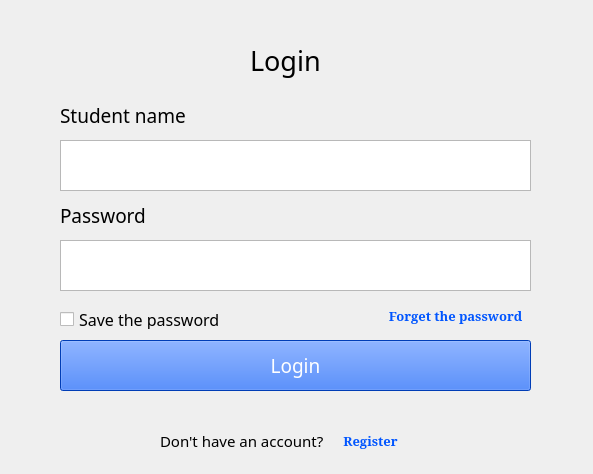
<?xml version="1.0" encoding="UTF-8"?>
<ui version="4.0">
 <class>Login</class>
 <widget class="QWidget" name="Login">
  <property name="geometry">
   <rect>
    <x>0</x>
    <y>0</y>
    <width>593</width>
    <height>474</height>
   </rect>
  </property>
  <property name="font">
   <font>
    <family>微软雅黑</family>
    <pointsize>14</pointsize>
   </font>
  </property>
  <property name="windowTitle">
   <string>Form</string>
  </property>
  <widget class="QLabel" name="label">
   <property name="geometry">
    <rect>
     <x>250</x>
     <y>20</y>
     <width>81</width>
     <height>81</height>
    </rect>
   </property>
   <property name="font">
    <font>
     <family>微软雅黑</family>
     <pointsize>20</pointsize>
    </font>
   </property>
   <property name="text">
    <string>Login</string>
   </property>
  </widget>
  <widget class="QLabel" name="label_2">
   <property name="geometry">
    <rect>
     <x>60</x>
     <y>100</y>
     <width>141</width>
     <height>31</height>
    </rect>
   </property>
   <property name="font">
    <font>
     <family>微软雅黑</family>
     <pointsize>14</pointsize>
    </font>
   </property>
   <property name="text">
    <string>Student name</string>
   </property>
  </widget>
  <widget class="QLabel" name="label_3">
   <property name="geometry">
    <rect>
     <x>60</x>
     <y>200</y>
     <width>111</width>
     <height>31</height>
    </rect>
   </property>
   <property name="font">
    <font>
     <family>微软雅黑</family>
     <pointsize>14</pointsize>
    </font>
   </property>
   <property name="text">
    <string>Password</string>
   </property>
  </widget>
  <widget class="QTextEdit" name="textStudentID">
   <property name="geometry">
    <rect>
     <x>60</x>
     <y>140</y>
     <width>471</width>
     <height>51</height>
    </rect>
   </property>
   <property name="font">
    <font>
     <family>微软雅黑</family>
     <pointsize>16</pointsize>
    </font>
   </property>
  </widget>
  <widget class="QTextEdit" name="textPassword">
   <property name="geometry">
    <rect>
     <x>60</x>
     <y>240</y>
     <width>471</width>
     <height>51</height>
    </rect>
   </property>
   <property name="font">
    <font>
     <family>微软雅黑</family>
     <pointsize>16</pointsize>
    </font>
   </property>
   <property name="html">
    <string>&lt;!DOCTYPE HTML PUBLIC &quot;-//W3C//DTD HTML 4.0//EN&quot; &quot;http://www.w3.org/TR/REC-html40/strict.dtd&quot;&gt;
&lt;html&gt;&lt;head&gt;&lt;meta name=&quot;qrichtext&quot; content=&quot;1&quot; /&gt;&lt;style type=&quot;text/css&quot;&gt;
p, li { white-space: pre-wrap; }
&lt;/style&gt;&lt;/head&gt;&lt;body style=&quot; font-family:'微软雅黑'; font-size:16pt; font-weight:400; font-style:normal;&quot;&gt;
&lt;p style=&quot;-qt-paragraph-type:empty; margin-top:0px; margin-bottom:0px; margin-left:0px; margin-right:0px; -qt-block-indent:0; text-indent:0px;&quot;&gt;&lt;br /&gt;&lt;/p&gt;&lt;/body&gt;&lt;/html&gt;</string>
   </property>
  </widget>
  <widget class="QPushButton" name="btnLogin">
   <property name="geometry">
    <rect>
     <x>60</x>
     <y>340</y>
     <width>471</width>
     <height>51</height>
    </rect>
   </property>
   <property name="font">
    <font>
     <family>微软雅黑</family>
     <pointsize>14</pointsize>
    </font>
   </property>
   <property name="styleSheet">
    <string notr="true">color: rgb(255, 255, 255);
background-color: rgb(0, 85, 255);</string>
   </property>
   <property name="text">
    <string>Login</string>
   </property>
  </widget>
  <widget class="QLabel" name="label_4">
   <property name="geometry">
    <rect>
     <x>160</x>
     <y>420</y>
     <width>181</width>
     <height>41</height>
    </rect>
   </property>
   <property name="font">
    <font>
     <family>微软雅黑</family>
     <pointsize>11</pointsize>
    </font>
   </property>
   <property name="text">
    <string>Don't have an account? </string>
   </property>
  </widget>
  <widget class="QCheckBox" name="checkBox">
   <property name="geometry">
    <rect>
     <x>60</x>
     <y>310</y>
     <width>191</width>
     <height>19</height>
    </rect>
   </property>
   <property name="font">
    <font>
     <family>微软雅黑</family>
     <pointsize>12</pointsize>
    </font>
   </property>
   <property name="text">
    <string>Save the password</string>
   </property>
  </widget>
  <widget class="QPushButton" name="forgetPasswordButton">
   <property name="geometry">
    <rect>
     <x>370</x>
     <y>300</y>
     <width>171</width>
     <height>31</height>
    </rect>
   </property>
   <property name="font">
    <font>
     <family>SimSun</family>
     <pointsize>10</pointsize>
     <weight>75</weight>
     <bold>true</bold>
    </font>
   </property>
   <property name="styleSheet">
    <string notr="true">color: rgb(0, 85, 255);</string>
   </property>
   <property name="text">
    <string>Forget the password</string>
   </property>
   <property name="flat">
    <bool>true</bool>
   </property>
  </widget>
  <widget class="QPushButton" name="registerButton">
   <property name="geometry">
    <rect>
     <x>330</x>
     <y>420</y>
     <width>81</width>
     <height>41</height>
    </rect>
   </property>
   <property name="font">
    <font>
     <family>SimSun</family>
     <pointsize>10</pointsize>
     <weight>75</weight>
     <bold>true</bold>
    </font>
   </property>
   <property name="styleSheet">
    <string notr="true">color: rgb(0, 85, 255);</string>
   </property>
   <property name="text">
    <string>Register</string>
   </property>
   <property name="flat">
    <bool>true</bool>
   </property>
  </widget>
 </widget>
 <resources/>
 <connections/>
</ui>
